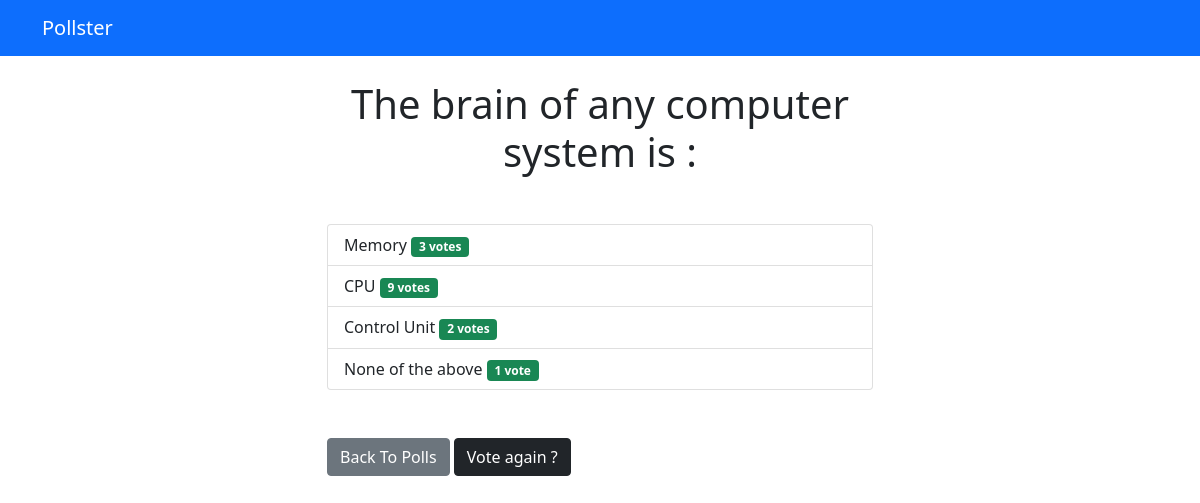
Screenshot of /polls/3/results/ with the database file from the repository.
### polls/models.py (models this page shows, shortened)
class Question(models.Model):
    question_text = models.CharField(max_length=200)
    pub_date = models.DateTimeField('date published')

class Choice(models.Model):
    question = models.ForeignKey(Question, on_delete=models.CASCADE)
    choice_text = models.CharField(max_length=200)
    votes = models.IntegerField(default=0)

### polls/views.py (the view)
# urls.py: path('<int:question_id>/results/', views.results, name='results'),
def results(request, question_id):
    question = get_object_or_404(Question, pk=question_id)
    return render(request, 'polls/results.html', {'question': question})

### templates/polls/results.html
{% extends 'base.html' %}
{% block content %}
    <h1 class="mb-5 text-center">{{ question.question_text }}</h1>
    <ul class="list-group mb-5">
        {% for choice in question.choice_set.all %}
        <li class="list-group-item">
            {{ choice.choice_text }}
            <span class="badge bg-success text-white">
                {{ choice.votes }} vote{{ choice.votes | pluralize }}
            </span>
        </li>
        {% endfor %}
    </ul>
    <a class="btn btn-secondary" href="{% url 'polls:index' %}">Back To Polls</a>
    <a class="btn btn-dark" href="{% url 'polls:detail' question.id %}">Vote again ?</a>
{% endblock %}

### rows the page displays
Question: question_text "The brain of any computer system is :"
Choice: choice_text "Memory", votes "3", votes|pluralize "s"
Choice: choice_text "CPU", votes "9", votes|pluralize "s"
Choice: choice_text "Control Unit", votes "2", votes|pluralize "s"
Choice: choice_text "None of the above", votes "1"
